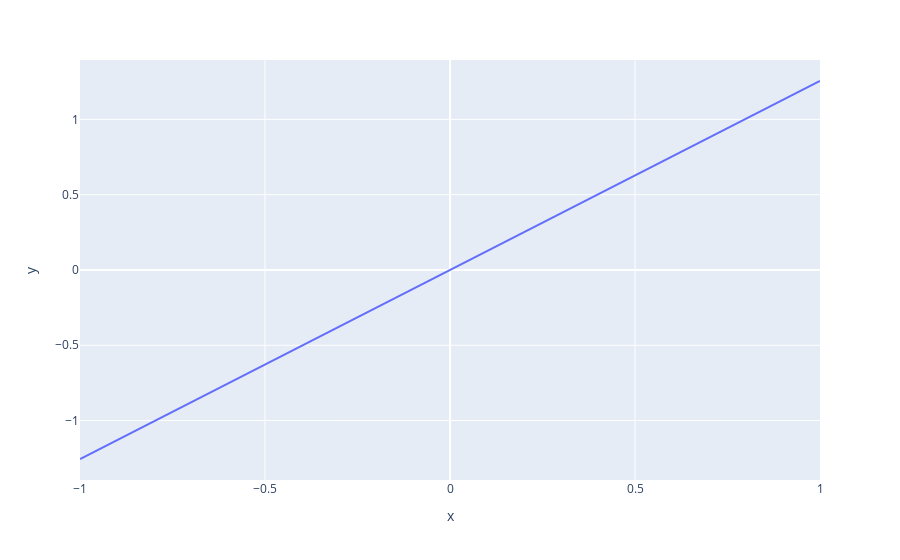

The cell this chart's notebook holds for it:
### Code cell
xx = np.linspace(-1,1,100)
px.line(x = xx, y = df['alpha'].mean() + df['beta.2'].mean() * xx)
a = df['alpha']
b = df['beta.1']
for i in range(0,len(a),400):
    px.line(x = xx, y = a[i] + b[i]*xx)

px.show()
